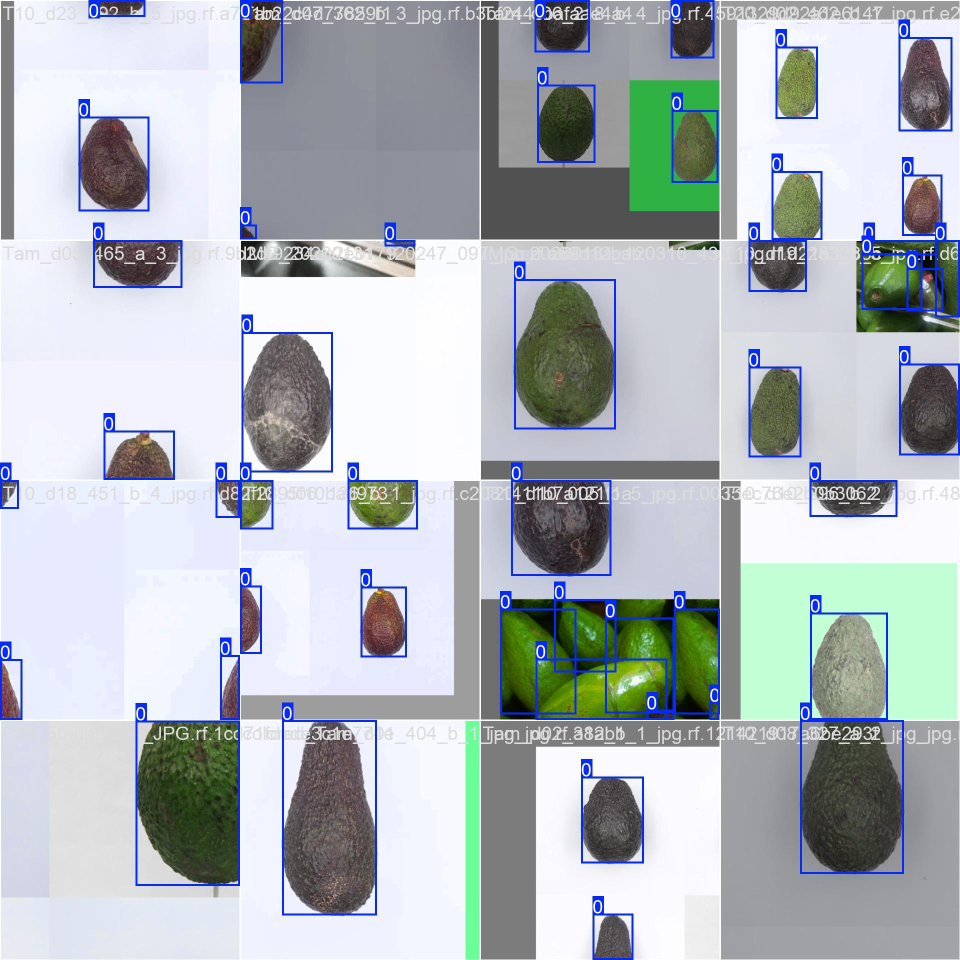
#> input picture backend/train_model/models_avocado-detect/yolo_avocado2/train_batch0.jpg, 1920 x 1920 px (shown at 1/2 size)
$ python -i image_utils.py   (imports and definitions only)   (older library calls are emulated)
#> lines starting #> are read from the running program, lines starting #| are printed output that depends on the picture
# utils/image_utils.py
from PIL import Image, ImageDraw, ImageFont
import io
import base64
from datetime import datetime
from utils.cloudinary_helper import CloudinaryHelper


# [318 lines left out: functions upload_to_cloudinary, draw_bounding_boxes, get_bbox_color, process_and_upload_images, not called in this run]


def process_and_upload_multiple_images(images_data):
    """
    Process and upload multiple images at once (batch processing)

    Args:
        images_data: List of dicts, each containing:
            - image_data: Base64 image string
            - detections: Detection objects with bounding boxes
            - image_size: dict with 'width' and 'height'
            - analysis_type: 'ripeness', 'leaf', or 'fruit_disease'
            - user_id: User ID for folder organization

    Returns:
        list: List of result dicts, each containing:
            {
                'success': True/False,
                'original_image_url': 'https://...',
                'annotated_image_url': 'https://...',
                'original_public_id': 'history/...',
                'annotated_public_id': 'history/...',
                'error': 'Error message if failed'
            }
    """
    results = []

    print(f"📦 Starting batch processing of {len(images_data)} images...")

    for idx, image_info in enumerate(images_data):
        print(f"\n📸 Processing image {idx + 1}/{len(images_data)}...")

        try:
            # Validate required fields
            if not all(key in image_info for key in ['image_data', 'detections', 'analysis_type', 'user_id']):
                raise ValueError("Missing required fields in image data")

            # Process and upload this image
            result = process_and_upload_images(
                image_data=image_info['image_data'],
                detections=image_info['detections'],
                image_size=image_info.get('image_size', {'width': 800, 'height': 600}),
                analysis_type=image_info['analysis_type'],
                user_id=image_info['user_id']
            )

            # Check if upload was successful
            if result['original_image_url'] and result['annotated_image_url']:
                results.append({
                    'success': True,
                    **result
                })
                print(f"✅ Image {idx + 1} processed successfully")
            else:
                results.append({
                    'success': False,
                    'error': 'Image upload failed',
                    **result
                })
                print(f"⚠️  Image {idx + 1} upload failed")

        except Exception as e:
            print(f"❌ Error processing image {idx + 1}: {str(e)}")
            results.append({
                'success': False,
                'error': str(e),
                'original_image_url': None,
                'annotated_image_url': None,
                'original_public_id': None,
                'annotated_public_id': None
            })

    successful = sum(1 for r in results if r['success'])
    print(f"\n✅ Batch processing complete: {successful}/{len(images_data)} images uploaded successfully")

    return results


# [40 lines left out: function delete_cloudinary_images, not called in this run]

>>> import cv2
>>> picture = cv2.imread('../train_model/models_avocado-detect/yolo_avocado2/train_batch0.jpg', cv2.IMREAD_GRAYSCALE)
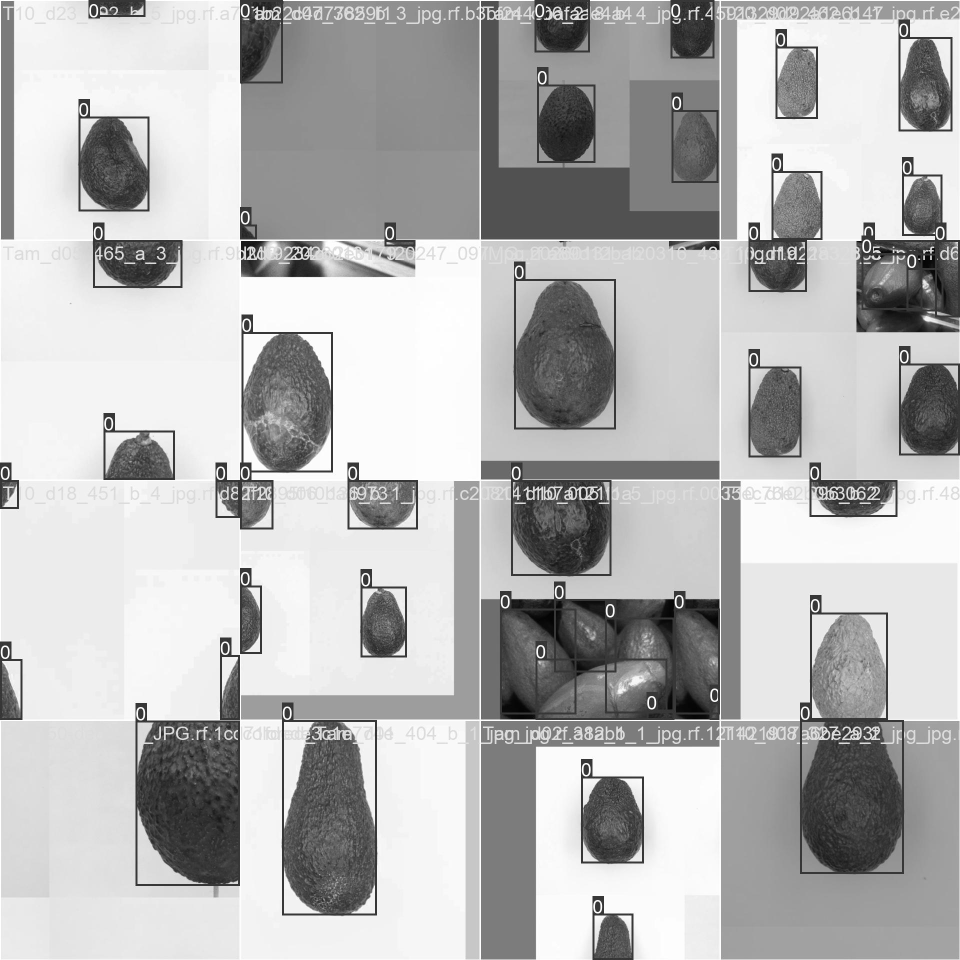
#> picture: shape (1920, 1920) (shown at 1/2 size); min 0, max 255, mean 181.8
>>> result = process_and_upload_multiple_images(picture)
#> (printed output is left out)
#> (printed output is left out)
#| ❌ Error processing image 1: Missing required fields in image data
